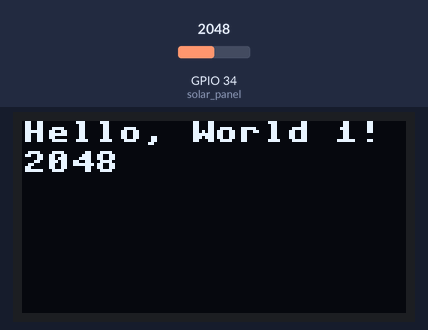
Recording of a program running on a simulated ESP32 board running MicroPython. Shown: 128×64 one-colour display. The test bench sets the inputs (shaded band); at power-on: GPIO 34 (solar_panel) = 2048 (analog values on the 0–4095 scale). Library files of the repository ran but are not shown: ssd1306.py; what the program prints to the serial console is not drawn.

Above: at 1.2 s.
1.3 s: GPIO 34 (solar_panel) set to 2866
At 3.0 s:
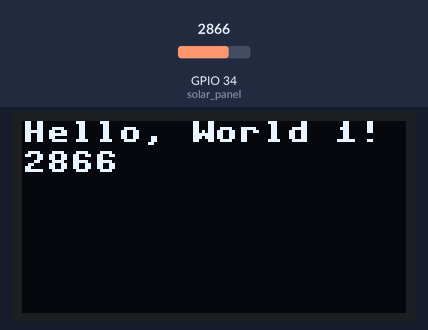
3.9 s: GPIO 34 (solar_panel) set to 3603
At 5.3 s:
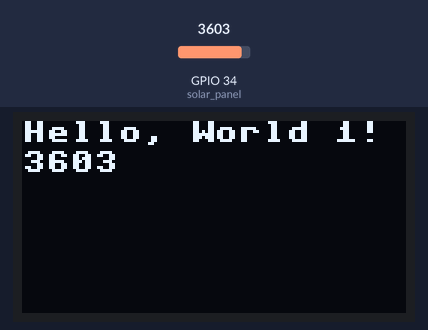
6.1 s: GPIO 34 (solar_panel) set to 4095
At 7.6 s:
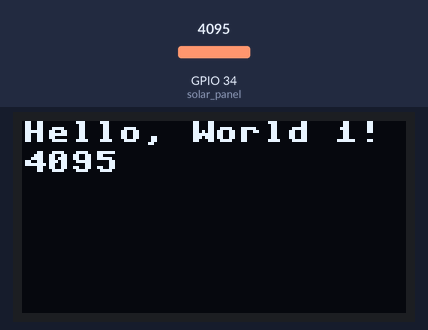
Timing chart, 0 to 9.1 s (numbered marks = the images above; inputs shaded):
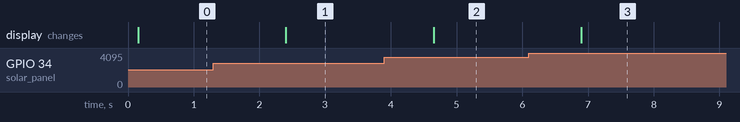

Measured:
- after the input at 1.3 s, the display: changes after 1.1 s (image 1)
- after the input at 3.9 s, the display: changes after 0.75 s (image 2)
- after the input at 6.1 s, the display: changes after 0.80 s (image 3)

The program:

esp32Code.py
```python
from machine import Pin, ADC
from machine import Pin, SoftI2C
import ssd1306
from time import sleep


# ESP32 Pin assignment
i2c = SoftI2C(scl=Pin(22), sda=Pin(21))

oled_width = 128
oled_height = 64
oled = ssd1306.SSD1306_I2C(oled_width, oled_height, i2c)

solar_panel = ADC(Pin(34))
solar_panel.atten(ADC.ATTN_11DB)       #Full range: 3.3v


# oled.text('Hello, World 1!', 0, 0)
# oled.text('Hello, World 2!', 0, 10)
#
#
# oled.show()


while True:
  solar_panel_value = solar_panel.read()
  print(solar_panel_value)
  oled.fill(0)
  oled.text('Hello, World 1!', 0, 0)

  oled.text("", 0, 10)
  sleep(0.1)
  oled.text(str(solar_panel_value), 0, 10)
  oled.show()


  sleep(1)
```
